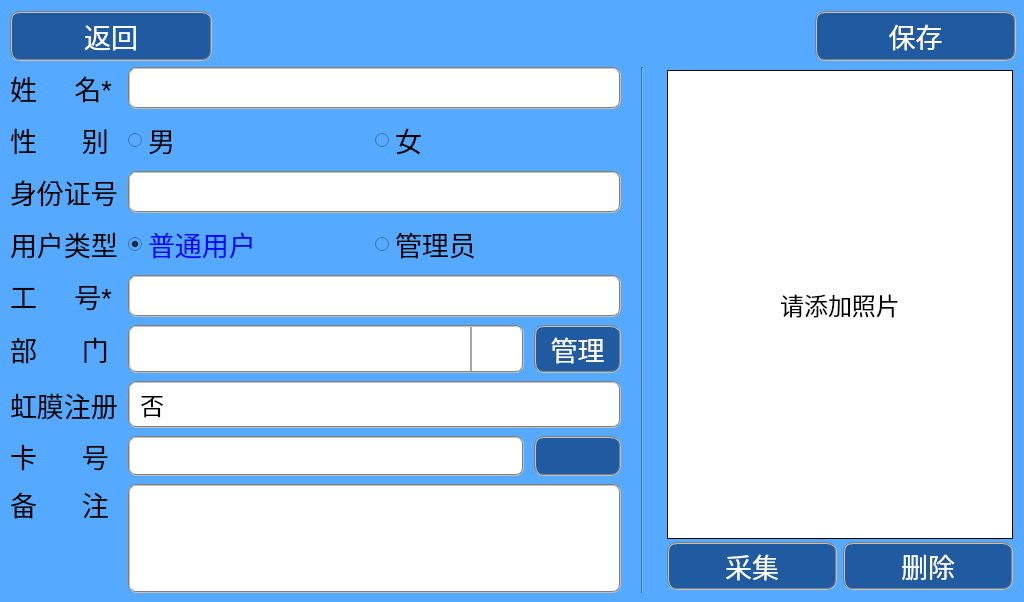
<?xml version="1.0" encoding="UTF-8"?>
<ui version="4.0">
 <class>DetailPersonInfo</class>
 <widget class="QDialog" name="DetailPersonInfo">
  <property name="geometry">
   <rect>
    <x>0</x>
    <y>0</y>
    <width>1024</width>
    <height>602</height>
   </rect>
  </property>
  <property name="font">
   <font>
    <pointsize>20</pointsize>
   </font>
  </property>
  <property name="layoutDirection">
   <enum>Qt::LeftToRight</enum>
  </property>
  <property name="autoFillBackground">
   <bool>false</bool>
  </property>
  <layout class="QGridLayout" name="gridLayout">
   <property name="margin">
    <number>0</number>
   </property>
   <item row="0" column="0">
    <widget class="QWidget" name="centuralWgt" native="true">
     <property name="styleSheet">
      <string notr="true">QRadioButton:checked{
    color: blue;
    font: bold;
}

QRadioButton::indicator:unchecked {
	image: url(:/image/radiobuttonUnchecked_32pt.png);
 }

QRadioButton::indicator:checked {
	image: url(:/image/radiobuttonChecked_32pt.png);
 }

QLineEdit{
      border-radius: 8px; 
      border:2px groove gray;
      padding: 2px 2px;
} 


QComboBox
{
     background-color: rgb(255, 255, 255);
     border-radius: 8px; 
     border:2px groove gray;
     padding: 4px 4px;
     
	font: 18pt ;
}

QComboBox::drop-down {
     subcontrol-origin: padding;
     subcontrol-position: top right;
     width: 50px;

     border-left-width: 2px;
     border-left-color: darkgray;
     border-left-style: solid; /* just a single line */
     border-top-right-radius: 8px; /* same radius as the QComboBox */
     border-bottom-right-radius: 8px;
 }

QComboBox::down-arrow {  
	image: url(:/image/arrorDown.ico);
}  


*{
color:rgb(0, 0, 0);
background-color: rgb(85, 170, 255);
}</string>
     </property>
     <widget class="QWidget" name="layoutWidgetTop">
      <property name="geometry">
       <rect>
        <x>10</x>
        <y>11</y>
        <width>1006</width>
        <height>50</height>
       </rect>
      </property>
      <layout class="QHBoxLayout" name="horizontalLayout_10" stretch="0,0,0">
       <property name="spacing">
        <number>3</number>
       </property>
       <property name="sizeConstraint">
        <enum>QLayout::SetNoConstraint</enum>
       </property>
       <item>
        <widget class="QPushButton" name="btnBack">
         <property name="sizePolicy">
          <sizepolicy hsizetype="Preferred" vsizetype="Preferred">
           <horstretch>0</horstretch>
           <verstretch>0</verstretch>
          </sizepolicy>
         </property>
         <property name="font">
          <font>
           <pointsize>20</pointsize>
          </font>
         </property>
         <property name="styleSheet">
          <string notr="true">color: white;
background-color: rgb(32, 90, 160);
border: 2px groove gray;
border-radius: 10px;
padding: 2px 4px;</string>
         </property>
         <property name="text">
          <string>返回</string>
         </property>
         <property name="icon">
          <iconset resource="ikembx00.qrc">
           <normaloff>:/image/jtbq_022.ico</normaloff>:/image/jtbq_022.ico</iconset>
         </property>
         <property name="iconSize">
          <size>
           <width>40</width>
           <height>40</height>
          </size>
         </property>
        </widget>
       </item>
       <item>
        <spacer name="horizontalSpacer_9">
         <property name="orientation">
          <enum>Qt::Horizontal</enum>
         </property>
         <property name="sizeType">
          <enum>QSizePolicy::Preferred</enum>
         </property>
         <property name="sizeHint" stdset="0">
          <size>
           <width>600</width>
           <height>20</height>
          </size>
         </property>
        </spacer>
       </item>
       <item>
        <widget class="QPushButton" name="btnSave">
         <property name="sizePolicy">
          <sizepolicy hsizetype="Preferred" vsizetype="Preferred">
           <horstretch>0</horstretch>
           <verstretch>0</verstretch>
          </sizepolicy>
         </property>
         <property name="font">
          <font>
           <pointsize>20</pointsize>
          </font>
         </property>
         <property name="styleSheet">
          <string notr="true">color: white;
background-color: rgb(32, 90, 160);
border: 2px groove gray;
border-radius: 10px;
padding: 2px 4px;</string>
         </property>
         <property name="text">
          <string>保存</string>
         </property>
         <property name="icon">
          <iconset resource="ikembx00.qrc">
           <normaloff>:/image/ok.ico</normaloff>:/image/ok.ico</iconset>
         </property>
         <property name="iconSize">
          <size>
           <width>40</width>
           <height>40</height>
          </size>
         </property>
         <property name="default">
          <bool>true</bool>
         </property>
        </widget>
       </item>
      </layout>
     </widget>
     <widget class="QWidget" name="layoutWidgetLeft">
      <property name="geometry">
       <rect>
        <x>10</x>
        <y>67</y>
        <width>1006</width>
        <height>526</height>
       </rect>
      </property>
      <layout class="QGridLayout" name="gLayoutBottom">
       <property name="horizontalSpacing">
        <number>20</number>
       </property>
       <item row="0" column="0">
        <layout class="QGridLayout" name="gridLayout_2" rowstretch="1,1,1,1,1,1,1,1,0" columnstretch="0,1,0">
         <property name="sizeConstraint">
          <enum>QLayout::SetMaximumSize</enum>
         </property>
         <property name="horizontalSpacing">
          <number>10</number>
         </property>
         <property name="verticalSpacing">
          <number>8</number>
         </property>
         <item row="6" column="0">
          <widget class="QLabel" name="labIrisStatus">
           <property name="sizePolicy">
            <sizepolicy hsizetype="Preferred" vsizetype="Preferred">
             <horstretch>0</horstretch>
             <verstretch>0</verstretch>
            </sizepolicy>
           </property>
           <property name="font">
            <font>
             <pointsize>20</pointsize>
            </font>
           </property>
           <property name="text">
            <string>虹膜注册</string>
           </property>
          </widget>
         </item>
         <item row="0" column="0">
          <widget class="QLabel" name="labName">
           <property name="sizePolicy">
            <sizepolicy hsizetype="Preferred" vsizetype="Preferred">
             <horstretch>0</horstretch>
             <verstretch>0</verstretch>
            </sizepolicy>
           </property>
           <property name="font">
            <font>
             <pointsize>20</pointsize>
            </font>
           </property>
           <property name="styleSheet">
            <string notr="true">rgb:(170, 0, 0)</string>
           </property>
           <property name="text">
            <string>姓     名*</string>
           </property>
          </widget>
         </item>
         <item row="0" column="1" colspan="2">
          <widget class="QLineEdit" name="txtName">
           <property name="sizePolicy">
            <sizepolicy hsizetype="Preferred" vsizetype="Preferred">
             <horstretch>0</horstretch>
             <verstretch>0</verstretch>
            </sizepolicy>
           </property>
           <property name="font">
            <font>
             <pointsize>18</pointsize>
            </font>
           </property>
           <property name="styleSheet">
            <string notr="true">background-color: rgb(255, 255, 255);
border:2px groove gray;
padding: 4px 4px; 
border-radius: 8px; </string>
           </property>
           <property name="maxLength">
            <number>64</number>
           </property>
          </widget>
         </item>
         <item row="1" column="0">
          <widget class="QLabel" name="labGender">
           <property name="sizePolicy">
            <sizepolicy hsizetype="Preferred" vsizetype="Preferred">
             <horstretch>0</horstretch>
             <verstretch>0</verstretch>
            </sizepolicy>
           </property>
           <property name="font">
            <font>
             <pointsize>20</pointsize>
            </font>
           </property>
           <property name="text">
            <string>性      别</string>
           </property>
          </widget>
         </item>
         <item row="1" column="1" colspan="2">
          <layout class="QHBoxLayout" name="horizontalLayout_2">
           <item>
            <widget class="QRadioButton" name="rbtnMale">
             <property name="sizePolicy">
              <sizepolicy hsizetype="Preferred" vsizetype="Expanding">
               <horstretch>0</horstretch>
               <verstretch>0</verstretch>
              </sizepolicy>
             </property>
             <property name="font">
              <font>
               <pointsize>20</pointsize>
              </font>
             </property>
             <property name="styleSheet">
              <string notr="true"/>
             </property>
             <property name="text">
              <string>男</string>
             </property>
             <property name="checked">
              <bool>true</bool>
             </property>
             <property name="autoExclusive">
              <bool>true</bool>
             </property>
            </widget>
           </item>
           <item>
            <widget class="QRadioButton" name="rbtnFamale">
             <property name="sizePolicy">
              <sizepolicy hsizetype="Preferred" vsizetype="Expanding">
               <horstretch>0</horstretch>
               <verstretch>0</verstretch>
              </sizepolicy>
             </property>
             <property name="font">
              <font>
               <pointsize>20</pointsize>
              </font>
             </property>
             <property name="styleSheet">
              <string notr="true"/>
             </property>
             <property name="text">
              <string>女</string>
             </property>
            </widget>
           </item>
          </layout>
         </item>
         <item row="2" column="0">
          <widget class="QLabel" name="labIDNum">
           <property name="sizePolicy">
            <sizepolicy hsizetype="Preferred" vsizetype="Preferred">
             <horstretch>0</horstretch>
             <verstretch>0</verstretch>
            </sizepolicy>
           </property>
           <property name="font">
            <font>
             <pointsize>20</pointsize>
            </font>
           </property>
           <property name="text">
            <string>身份证号</string>
           </property>
          </widget>
         </item>
         <item row="2" column="1" colspan="2">
          <widget class="QLineEdit" name="txtIDNum">
           <property name="sizePolicy">
            <sizepolicy hsizetype="Preferred" vsizetype="Preferred">
             <horstretch>0</horstretch>
             <verstretch>0</verstretch>
            </sizepolicy>
           </property>
           <property name="font">
            <font>
             <pointsize>18</pointsize>
            </font>
           </property>
           <property name="styleSheet">
            <string notr="true">background-color: rgb(255, 255, 255);
border:2px groove gray;
padding: 4px 4px; 
border-radius: 8px; </string>
           </property>
           <property name="maxLength">
            <number>20</number>
           </property>
          </widget>
         </item>
         <item row="3" column="0">
          <widget class="QLabel" name="labUserType">
           <property name="sizePolicy">
            <sizepolicy hsizetype="Preferred" vsizetype="Preferred">
             <horstretch>0</horstretch>
             <verstretch>0</verstretch>
            </sizepolicy>
           </property>
           <property name="font">
            <font>
             <pointsize>20</pointsize>
            </font>
           </property>
           <property name="text">
            <string>用户类型</string>
           </property>
          </widget>
         </item>
         <item row="3" column="1" colspan="2">
          <layout class="QHBoxLayout" name="horizontalLayout">
           <item>
            <widget class="QRadioButton" name="rbtnUser">
             <property name="sizePolicy">
              <sizepolicy hsizetype="Preferred" vsizetype="Preferred">
               <horstretch>0</horstretch>
               <verstretch>0</verstretch>
              </sizepolicy>
             </property>
             <property name="font">
              <font>
               <pointsize>20</pointsize>
              </font>
             </property>
             <property name="styleSheet">
              <string notr="true"/>
             </property>
             <property name="text">
              <string>普通用户</string>
             </property>
             <property name="checked">
              <bool>true</bool>
             </property>
            </widget>
           </item>
           <item>
            <widget class="QRadioButton" name="rbtnAdmin">
             <property name="sizePolicy">
              <sizepolicy hsizetype="Minimum" vsizetype="Preferred">
               <horstretch>0</horstretch>
               <verstretch>0</verstretch>
              </sizepolicy>
             </property>
             <property name="font">
              <font>
               <pointsize>20</pointsize>
              </font>
             </property>
             <property name="styleSheet">
              <string notr="true"/>
             </property>
             <property name="text">
              <string>管理员</string>
             </property>
            </widget>
           </item>
          </layout>
         </item>
         <item row="4" column="0">
          <widget class="QLabel" name="labWorkID">
           <property name="sizePolicy">
            <sizepolicy hsizetype="Preferred" vsizetype="Preferred">
             <horstretch>0</horstretch>
             <verstretch>0</verstretch>
            </sizepolicy>
           </property>
           <property name="font">
            <font>
             <pointsize>20</pointsize>
            </font>
           </property>
           <property name="text">
            <string>工     号*</string>
           </property>
          </widget>
         </item>
         <item row="5" column="0">
          <widget class="QLabel" name="labDepart">
           <property name="sizePolicy">
            <sizepolicy hsizetype="Preferred" vsizetype="Preferred">
             <horstretch>0</horstretch>
             <verstretch>0</verstretch>
            </sizepolicy>
           </property>
           <property name="font">
            <font>
             <pointsize>20</pointsize>
            </font>
           </property>
           <property name="text">
            <string>部      门</string>
           </property>
          </widget>
         </item>
         <item row="5" column="1">
          <widget class="QComboBox" name="cmbDepart">
           <property name="sizePolicy">
            <sizepolicy hsizetype="Preferred" vsizetype="Preferred">
             <horstretch>0</horstretch>
             <verstretch>0</verstretch>
            </sizepolicy>
           </property>
           <property name="font">
            <font>
             <pointsize>18</pointsize>
             <weight>50</weight>
             <italic>false</italic>
             <bold>false</bold>
            </font>
           </property>
           <property name="styleSheet">
            <string notr="true"/>
           </property>
           <property name="editable">
            <bool>true</bool>
           </property>
           <property name="insertPolicy">
            <enum>QComboBox::InsertAtTop</enum>
           </property>
           <property name="sizeAdjustPolicy">
            <enum>QComboBox::AdjustToContents</enum>
           </property>
           <property name="iconSize">
            <size>
             <width>30</width>
             <height>30</height>
            </size>
           </property>
           <property name="duplicatesEnabled">
            <bool>false</bool>
           </property>
           <property name="frame">
            <bool>true</bool>
           </property>
           <item>
            <property name="text">
             <string/>
            </property>
           </item>
          </widget>
         </item>
         <item row="5" column="2">
          <widget class="QPushButton" name="btnManageDepart">
           <property name="sizePolicy">
            <sizepolicy hsizetype="Preferred" vsizetype="Preferred">
             <horstretch>0</horstretch>
             <verstretch>0</verstretch>
            </sizepolicy>
           </property>
           <property name="font">
            <font>
             <pointsize>20</pointsize>
            </font>
           </property>
           <property name="styleSheet">
            <string notr="true">color: white;
background-color: rgb(32, 90, 160);
border: 2px groove gray;
border-radius: 10px;
padding: 2px 4px;</string>
           </property>
           <property name="text">
            <string>管理</string>
           </property>
          </widget>
         </item>
         <item row="6" column="1" colspan="2">
          <widget class="QLabel" name="labIrisStatusValue">
           <property name="font">
            <font>
             <pointsize>18</pointsize>
             <stylestrategy>PreferDefault</stylestrategy>
            </font>
           </property>
           <property name="cursor">
            <cursorShape>ArrowCursor</cursorShape>
           </property>
           <property name="styleSheet">
            <string notr="true">background-color: rgb(255, 255, 255);
border:2px groove gray;
padding: 4px 4px; 
border-radius: 8px; </string>
           </property>
           <property name="frameShape">
            <enum>QFrame::Panel</enum>
           </property>
           <property name="text">
            <string>否</string>
           </property>
          </widget>
         </item>
         <item row="7" column="0">
          <widget class="QLabel" name="labICCard">
           <property name="sizePolicy">
            <sizepolicy hsizetype="Preferred" vsizetype="Preferred">
             <horstretch>0</horstretch>
             <verstretch>0</verstretch>
            </sizepolicy>
           </property>
           <property name="font">
            <font>
             <pointsize>20</pointsize>
            </font>
           </property>
           <property name="text">
            <string>卡      号</string>
           </property>
          </widget>
         </item>
         <item row="8" column="0">
          <widget class="QLabel" name="labNote">
           <property name="sizePolicy">
            <sizepolicy hsizetype="Preferred" vsizetype="Preferred">
             <horstretch>0</horstretch>
             <verstretch>0</verstretch>
            </sizepolicy>
           </property>
           <property name="font">
            <font>
             <pointsize>20</pointsize>
            </font>
           </property>
           <property name="text">
            <string>备      注</string>
           </property>
           <property name="alignment">
            <set>Qt::AlignLeading|Qt::AlignLeft|Qt::AlignTop</set>
           </property>
          </widget>
         </item>
         <item row="7" column="1">
          <widget class="QLabel" name="labICCardNum">
           <property name="font">
            <font>
             <pointsize>18</pointsize>
             <stylestrategy>PreferDefault</stylestrategy>
            </font>
           </property>
           <property name="cursor">
            <cursorShape>ArrowCursor</cursorShape>
           </property>
           <property name="styleSheet">
            <string notr="true">background-color: rgb(255, 255, 255);
border:2px groove gray;
padding: 4px 4px; 
border-radius: 8px; </string>
           </property>
           <property name="frameShape">
            <enum>QFrame::Panel</enum>
           </property>
           <property name="text">
            <string/>
           </property>
          </widget>
         </item>
         <item row="7" column="2">
          <widget class="QPushButton" name="btnDeleteICCard">
           <property name="sizePolicy">
            <sizepolicy hsizetype="Preferred" vsizetype="Preferred">
             <horstretch>0</horstretch>
             <verstretch>0</verstretch>
            </sizepolicy>
           </property>
           <property name="minimumSize">
            <size>
             <width>0</width>
             <height>0</height>
            </size>
           </property>
           <property name="font">
            <font>
             <pointsize>21</pointsize>
            </font>
           </property>
           <property name="styleSheet">
            <string notr="true">color: white;
background-color: rgb(32, 90, 160);
border: 2px groove gray;
border-radius: 10px;
padding: 2px 4px;</string>
           </property>
           <property name="text">
            <string/>
           </property>
           <property name="icon">
            <iconset resource="ikembx00.qrc">
             <normaloff>:/image/ui_edit_delete.ico</normaloff>:/image/ui_edit_delete.ico</iconset>
           </property>
           <property name="iconSize">
            <size>
             <width>25</width>
             <height>25</height>
            </size>
           </property>
          </widget>
         </item>
         <item row="4" column="1" colspan="2">
          <widget class="QLineEdit" name="txtWorkSN">
           <property name="sizePolicy">
            <sizepolicy hsizetype="Preferred" vsizetype="Preferred">
             <horstretch>0</horstretch>
             <verstretch>0</verstretch>
            </sizepolicy>
           </property>
           <property name="font">
            <font>
             <pointsize>18</pointsize>
            </font>
           </property>
           <property name="styleSheet">
            <string notr="true">background-color: rgb(255, 255, 255);
border:2px groove gray;
padding: 4px 4px; 
border-radius: 8px; </string>
           </property>
           <property name="inputMask">
            <string/>
           </property>
           <property name="maxLength">
            <number>32767</number>
           </property>
          </widget>
         </item>
         <item row="8" column="1" colspan="2">
          <widget class="QTextEdit" name="txtNote">
           <property name="sizePolicy">
            <sizepolicy hsizetype="Preferred" vsizetype="Preferred">
             <horstretch>0</horstretch>
             <verstretch>0</verstretch>
            </sizepolicy>
           </property>
           <property name="font">
            <font>
             <pointsize>16</pointsize>
            </font>
           </property>
           <property name="styleSheet">
            <string notr="true">background-color: rgb(255, 255, 255);
border:2px groove gray;
padding: 4px 4px; 
border-radius: 8px; </string>
           </property>
           <property name="acceptRichText">
            <bool>false</bool>
           </property>
          </widget>
         </item>
        </layout>
       </item>
       <item row="0" column="1">
        <widget class="Line" name="line">
         <property name="orientation">
          <enum>Qt::Vertical</enum>
         </property>
        </widget>
       </item>
       <item row="0" column="2">
        <layout class="QGridLayout" name="gLayoutFaceImage" columnstretch="0,0">
         <property name="margin">
          <number>3</number>
         </property>
         <property name="spacing">
          <number>6</number>
         </property>
         <item row="1" column="1">
          <widget class="QPushButton" name="btnDeletePhoto">
           <property name="sizePolicy">
            <sizepolicy hsizetype="Preferred" vsizetype="Preferred">
             <horstretch>0</horstretch>
             <verstretch>0</verstretch>
            </sizepolicy>
           </property>
           <property name="font">
            <font>
             <pointsize>20</pointsize>
            </font>
           </property>
           <property name="autoFillBackground">
            <bool>false</bool>
           </property>
           <property name="styleSheet">
            <string notr="true">color: white;
background-color: rgb(32, 90, 160);
border: 2px groove gray;
border-radius: 10px;
padding: 2px 4px;</string>
           </property>
           <property name="text">
            <string>删除</string>
           </property>
           <property name="icon">
            <iconset resource="ikembx00.qrc">
             <normaloff>:/image/ui_edit_delete.ico</normaloff>:/image/ui_edit_delete.ico</iconset>
           </property>
           <property name="iconSize">
            <size>
             <width>27</width>
             <height>27</height>
            </size>
           </property>
          </widget>
         </item>
         <item row="1" column="0">
          <widget class="QPushButton" name="btnCapturePhoto">
           <property name="sizePolicy">
            <sizepolicy hsizetype="Preferred" vsizetype="Preferred">
             <horstretch>0</horstretch>
             <verstretch>0</verstretch>
            </sizepolicy>
           </property>
           <property name="font">
            <font>
             <pointsize>20</pointsize>
            </font>
           </property>
           <property name="styleSheet">
            <string notr="true">color: white;
background-color: rgb(32, 90, 160);
border: 2px groove gray;
border-radius: 10px;
padding: 2px 4px;</string>
           </property>
           <property name="text">
            <string>采集</string>
           </property>
           <property name="icon">
            <iconset resource="ikembx00.qrc">
             <normaloff>:/image/camera.ico</normaloff>:/image/camera.ico</iconset>
           </property>
           <property name="iconSize">
            <size>
             <width>35</width>
             <height>35</height>
            </size>
           </property>
          </widget>
         </item>
         <item row="0" column="0" colspan="2">
          <widget class="QLabel" name="labFacePhoto">
           <property name="sizePolicy">
            <sizepolicy hsizetype="Preferred" vsizetype="Preferred">
             <horstretch>0</horstretch>
             <verstretch>0</verstretch>
            </sizepolicy>
           </property>
           <property name="minimumSize">
            <size>
             <width>346</width>
             <height>469</height>
            </size>
           </property>
           <property name="font">
            <font>
             <pointsize>18</pointsize>
            </font>
           </property>
           <property name="autoFillBackground">
            <bool>false</bool>
           </property>
           <property name="styleSheet">
            <string notr="true">background-color: rgb(255, 255, 255);</string>
           </property>
           <property name="frameShape">
            <enum>QFrame::Panel</enum>
           </property>
           <property name="text">
            <string>请添加照片</string>
           </property>
           <property name="alignment">
            <set>Qt::AlignCenter</set>
           </property>
           <property name="margin">
            <number>0</number>
           </property>
          </widget>
         </item>
        </layout>
       </item>
      </layout>
     </widget>
    </widget>
   </item>
  </layout>
 </widget>
 <tabstops>
  <tabstop>txtName</tabstop>
  <tabstop>rbtnMale</tabstop>
  <tabstop>rbtnFamale</tabstop>
  <tabstop>txtIDNum</tabstop>
  <tabstop>rbtnUser</tabstop>
  <tabstop>rbtnAdmin</tabstop>
  <tabstop>txtWorkSN</tabstop>
  <tabstop>cmbDepart</tabstop>
  <tabstop>btnManageDepart</tabstop>
  <tabstop>btnCapturePhoto</tabstop>
  <tabstop>btnDeletePhoto</tabstop>
  <tabstop>btnSave</tabstop>
  <tabstop>btnBack</tabstop>
 </tabstops>
 <resources>
  <include location="ikembx00.qrc"/>
 </resources>
 <connections/>
</ui>
